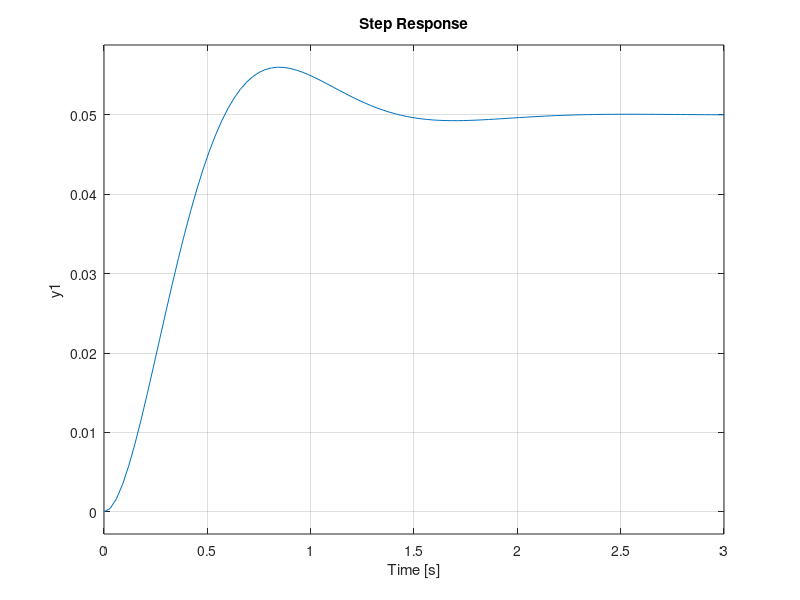

Write the MATLAB code that produced this figure. (Note: this script raises an error after producing the figure.)

clc, clear, close all

%%%

m = 1;
k = 20;
c = 5;

%%%

A = [0 1;
     -k/m -c/m];

B = [0;
    1/m];

C = [1 0];

D = 0;

%%%

sys = ss(A, B, C, D);

%%%

figure;
step(sys);
grid on
stepinfo(sys)

%%%
